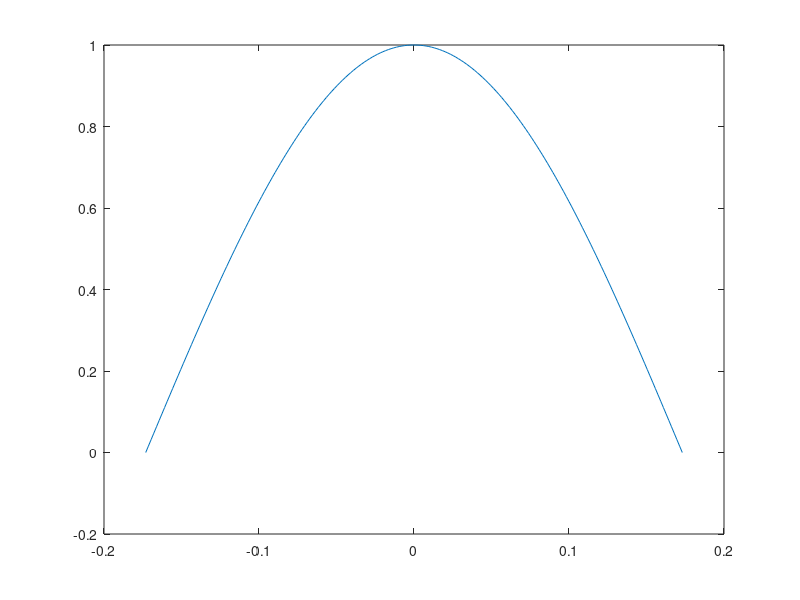

MATLAB code for this plot:
c = 299792458;
f = 433e6;
eta = 120*pi;
w = 2*pi*f;
lambda = c/f;
k = w/c;

dipole_length = 0.5;
L = dipole_length*lambda;

z = linspace(-L/2,L/2,200);

I = cos(k*z);

##I = zeros(1,length(z));
##for i = 1:length(I)
##  if z >= 0
##    I(i) = sin(k.*(L/2 - z(i)));
##  else
##    I(i) = sin(k.*(L/2 + z(i)));
##  end
##end

plot(z, I);